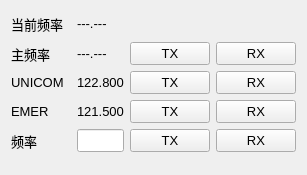
<?xml version="1.0" encoding="UTF-8"?>
<ui version="4.0">
 <class>ControllerWindow</class>
 <widget class="QWidget" name="ControllerWindow">
  <property name="geometry">
   <rect>
    <x>0</x>
    <y>0</y>
    <width>306</width>
    <height>175</height>
   </rect>
  </property>
  <property name="font">
   <font>
    <family>Leelawadee UI</family>
    <pointsize>10</pointsize>
   </font>
  </property>
  <property name="windowTitle">
   <string>ControllerClient</string>
  </property>
  <layout class="QGridLayout" name="gridLayout_3">
   <item row="1" column="0">
    <layout class="QGridLayout" name="layout_info">
     <item row="3" column="0">
      <widget class="QLabel" name="label_emer_freq">
       <property name="minimumSize">
        <size>
         <width>60</width>
         <height>0</height>
        </size>
       </property>
       <property name="text">
        <string>EMER</string>
       </property>
      </widget>
     </item>
     <item row="1" column="0">
      <widget class="QLabel" name="label_main_freq">
       <property name="minimumSize">
        <size>
         <width>60</width>
         <height>0</height>
        </size>
       </property>
       <property name="text">
        <string>主频率</string>
       </property>
      </widget>
     </item>
     <item row="0" column="0">
      <widget class="QLabel" name="label_current_freq">
       <property name="sizePolicy">
        <sizepolicy hsizetype="Fixed" vsizetype="Preferred">
         <horstretch>0</horstretch>
         <verstretch>0</verstretch>
        </sizepolicy>
       </property>
       <property name="minimumSize">
        <size>
         <width>60</width>
         <height>25</height>
        </size>
       </property>
       <property name="text">
        <string>当前频率</string>
       </property>
      </widget>
     </item>
     <item row="2" column="0">
      <widget class="QLabel" name="label_unicom">
       <property name="minimumSize">
        <size>
         <width>60</width>
         <height>0</height>
        </size>
       </property>
       <property name="text">
        <string>UNICOM</string>
       </property>
      </widget>
     </item>
     <item row="2" column="1">
      <widget class="QLabel" name="label_unicom_v">
       <property name="text">
        <string>122.800</string>
       </property>
      </widget>
     </item>
     <item row="0" column="1">
      <widget class="QLabel" name="label_current_freq_v">
       <property name="text">
        <string>---.---</string>
       </property>
      </widget>
     </item>
     <item row="3" column="1">
      <widget class="QLabel" name="label_emer_freq_v">
       <property name="text">
        <string>121.500</string>
       </property>
      </widget>
     </item>
     <item row="4" column="1">
      <widget class="QLineEdit" name="line_edit_freq">
       <property name="maximumSize">
        <size>
         <width>120</width>
         <height>16777215</height>
        </size>
       </property>
      </widget>
     </item>
     <item row="4" column="0">
      <widget class="QLabel" name="label_freq">
       <property name="text">
        <string>频率</string>
       </property>
      </widget>
     </item>
     <item row="1" column="1">
      <widget class="QLabel" name="label_main_freq_v">
       <property name="text">
        <string>---.---</string>
       </property>
      </widget>
     </item>
     <item row="1" column="2">
      <widget class="SelectedButton" name="button_main_freq_tx">
       <property name="maximumSize">
        <size>
         <width>80</width>
         <height>16777215</height>
        </size>
       </property>
       <property name="text">
        <string>TX</string>
       </property>
      </widget>
     </item>
     <item row="1" column="3">
      <widget class="SelectedButton" name="button_main_freq_rx">
       <property name="maximumSize">
        <size>
         <width>80</width>
         <height>16777215</height>
        </size>
       </property>
       <property name="text">
        <string>RX</string>
       </property>
      </widget>
     </item>
     <item row="2" column="2">
      <widget class="SelectedButton" name="button_unicom_freq_tx">
       <property name="maximumSize">
        <size>
         <width>80</width>
         <height>16777215</height>
        </size>
       </property>
       <property name="text">
        <string>TX</string>
       </property>
      </widget>
     </item>
     <item row="3" column="2">
      <widget class="SelectedButton" name="button_emer_freq_tx">
       <property name="maximumSize">
        <size>
         <width>80</width>
         <height>16777215</height>
        </size>
       </property>
       <property name="text">
        <string>TX</string>
       </property>
      </widget>
     </item>
     <item row="4" column="2">
      <widget class="SelectedButton" name="button_freq_tx">
       <property name="text">
        <string>TX</string>
       </property>
      </widget>
     </item>
     <item row="4" column="3">
      <widget class="SelectedButton" name="button_freq_rx">
       <property name="text">
        <string>RX</string>
       </property>
      </widget>
     </item>
     <item row="3" column="3">
      <widget class="SelectedButton" name="button_emer_freq_rx">
       <property name="maximumSize">
        <size>
         <width>80</width>
         <height>16777215</height>
        </size>
       </property>
       <property name="text">
        <string>RX</string>
       </property>
      </widget>
     </item>
     <item row="2" column="3">
      <widget class="SelectedButton" name="button_unicom_freq_rx">
       <property name="maximumSize">
        <size>
         <width>80</width>
         <height>16777215</height>
        </size>
       </property>
       <property name="text">
        <string>RX</string>
       </property>
      </widget>
     </item>
    </layout>
   </item>
   <item row="2" column="0">
    <spacer name="spacer">
     <property name="orientation">
      <enum>Qt::Orientation::Vertical</enum>
     </property>
     <property name="sizeHint" stdset="0">
      <size>
       <width>20</width>
       <height>40</height>
      </size>
     </property>
    </spacer>
   </item>
   <item row="1" column="1">
    <spacer name="horizontalSpacer">
     <property name="orientation">
      <enum>Qt::Orientation::Horizontal</enum>
     </property>
     <property name="sizeHint" stdset="0">
      <size>
       <width>40</width>
       <height>20</height>
      </size>
     </property>
    </spacer>
   </item>
  </layout>
 </widget>
 <customwidgets>
  <customwidget>
   <class>SelectedButton</class>
   <extends>QPushButton</extends>
   <header>src/ui/component/selected_button.h</header>
  </customwidget>
 </customwidgets>
 <resources/>
 <connections/>
</ui>
